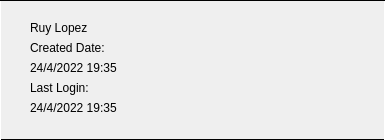
<?xml version="1.0" encoding="UTF-8"?>
<ui version="4.0">
 <class>account_form</class>
 <widget class="QWidget" name="account_form">
  <property name="geometry">
   <rect>
    <x>0</x>
    <y>0</y>
    <width>385</width>
    <height>140</height>
   </rect>
  </property>
  <property name="sizePolicy">
   <sizepolicy hsizetype="Preferred" vsizetype="Preferred">
    <horstretch>0</horstretch>
    <verstretch>0</verstretch>
   </sizepolicy>
  </property>
  <property name="minimumSize">
   <size>
    <width>300</width>
    <height>100</height>
   </size>
  </property>
  <property name="maximumSize">
   <size>
    <width>500</width>
    <height>140</height>
   </size>
  </property>
  <property name="windowTitle">
   <string>Form</string>
  </property>
  <property name="layoutDirection">
   <enum>Qt::LeftToRight</enum>
  </property>
  <property name="styleSheet">
   <string notr="true">#account_form {
border: 1px solid black;
border-color: black white black white;
}
</string>
  </property>
  <widget class="QLabel" name="label_2">
   <property name="geometry">
    <rect>
     <x>30</x>
     <y>80</y>
     <width>62</width>
     <height>16</height>
    </rect>
   </property>
   <property name="text">
    <string>Last Login:</string>
   </property>
  </widget>
  <widget class="QLabel" name="name_label">
   <property name="geometry">
    <rect>
     <x>30</x>
     <y>20</y>
     <width>201</width>
     <height>16</height>
    </rect>
   </property>
   <property name="text">
    <string>Ruy Lopez</string>
   </property>
  </widget>
  <widget class="QLabel" name="last_login_label">
   <property name="geometry">
    <rect>
     <x>30</x>
     <y>100</y>
     <width>141</width>
     <height>16</height>
    </rect>
   </property>
   <property name="text">
    <string>24/4/2022 19:35</string>
   </property>
  </widget>
  <widget class="QLabel" name="profile_label">
   <property name="geometry">
    <rect>
     <x>240</x>
     <y>20</y>
     <width>100</width>
     <height>100</height>
    </rect>
   </property>
   <property name="minimumSize">
    <size>
     <width>100</width>
     <height>100</height>
    </size>
   </property>
   <property name="maximumSize">
    <size>
     <width>100</width>
     <height>100</height>
    </size>
   </property>
   <property name="text">
    <string/>
   </property>
   <property name="scaledContents">
    <bool>true</bool>
   </property>
  </widget>
  <widget class="QLabel" name="label">
   <property name="geometry">
    <rect>
     <x>30</x>
     <y>40</y>
     <width>91</width>
     <height>16</height>
    </rect>
   </property>
   <property name="text">
    <string>Created Date:</string>
   </property>
  </widget>
  <widget class="QLabel" name="created_date_label">
   <property name="geometry">
    <rect>
     <x>30</x>
     <y>60</y>
     <width>141</width>
     <height>16</height>
    </rect>
   </property>
   <property name="text">
    <string>24/4/2022 19:35</string>
   </property>
  </widget>
 </widget>
 <resources/>
 <connections/>
</ui>
